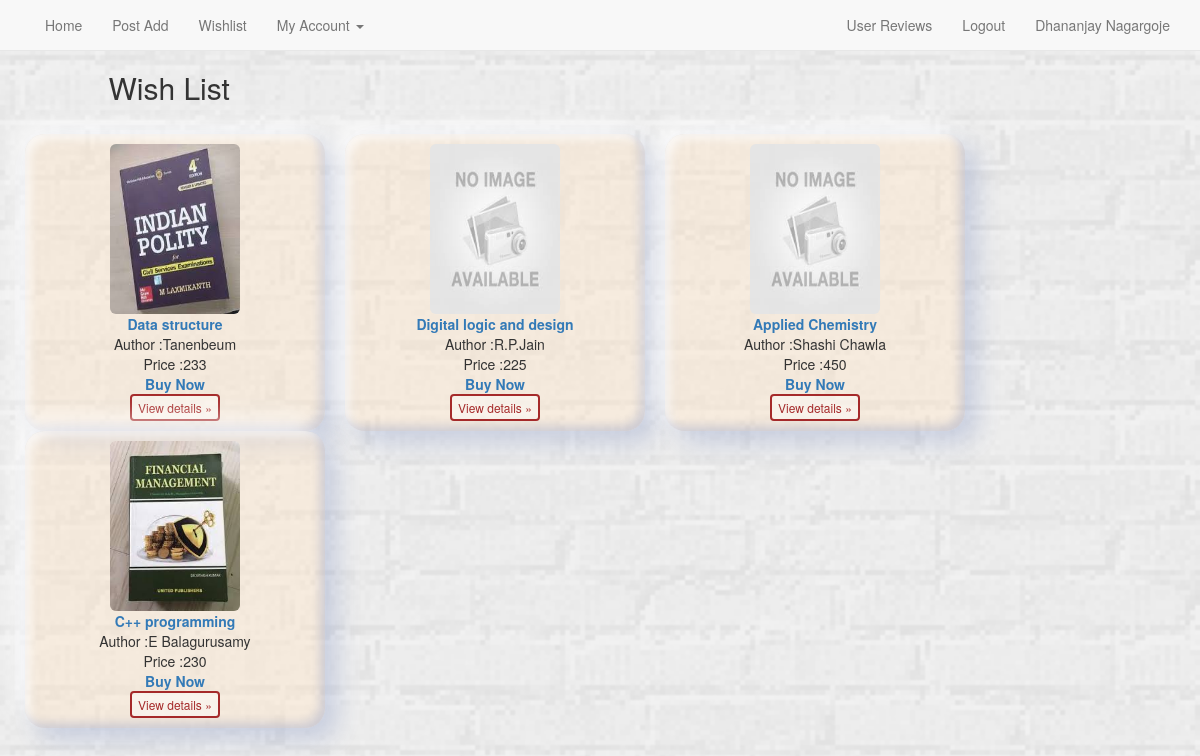
The page /wlist2.php (signed in) on the database its author committed.
### tables this page shows
CREATE TABLE IF NOT EXISTS `user` (
  `fname` varchar(30) NOT NULL,
  `lname` varchar(30) NOT NULL,
  `user_id` varchar(33) NOT NULL,
  `password` varchar(33) NOT NULL,
  `email_id` varchar(35) NOT NULL,
  `contact_no` varchar(13) NOT NULL,
  `status` varchar(10) DEFAULT 'active'
);

CREATE TABLE IF NOT EXISTS `book` (
`book_id` int(11) NOT NULL,
  `name` varchar(50) NOT NULL,
  `author` varchar(50) NOT NULL,
  `publication` varchar(30) DEFAULT NULL,
  `edition` int(3) DEFAULT NULL,
  `description` varchar(1500) DEFAULT NULL,
  `price` varchar(5) NOT NULL,
  `category` varchar(20) NOT NULL,
  `status` varchar(10) NOT NULL DEFAULT 'Active',
  `imagename` varchar(50) DEFAULT 'noimage.jpg',
  `image` blob
);

### conne.inc.php (called while the page is built, shortened)
<?php
$c=mysqli_connect('localhost','root','') or die("NOT CONNECTED");
$cc=mysqli_select_db( $c,'hello1');
?>

### core2.php (called while the page is built, shortened)
<?php
function dbi_result($result, $row, $field)
{
  $result->data_seek($row);
  $ceva = $result->fetch_assoc();
  return (isset($ceva[$field]) ? $ceva[$field]
    : (strpos($field, '.') ? $ceva[substr($field, strrpos($field, '.') + 1)] : ''));
}
function getuserfield($field)
{
require 'conne.inc.php';
$query="SELECT `$field` FROM `user` WHERE `user_id`='".$_SESSION['user_id']."'";
if($query_run=mysqli_query($c,$query))
{
if($query_result=dbi_result($query_run,0,$field))
{
   return $query_result;
}
else
{
  echo 'UNKNOWN USER';
 }
}
}
?>

### wlist2.php (the view, shortened to what this page needs)
<?php
require 'core2.php';
require 'conne.inc.php';
?>
<!DOCTYPE html PUBLIC "-//W3C//DTD XHTML 1.0 Transitional//EN" "http://www.w3.org/TR/xhtml1/DTD/xhtml1-transitional.dtd">
<html lang="en">
<head>
    <link href="dist/css/bootstrap.min.css" rel="stylesheet">
    <link href="navbar-static-top.css" rel="stylesheet">
</head>
<body>
    <nav class="navbar navbar-default navbar-static-top">
      <div class="container">
        <div id="navbar" class="navbar-collapse collapse">
          <ul class="nav navbar-nav">
          <li><a href="HOME2.php">Home</a></li>
            <li><a href="post2.php">Post Add</a></li>
            <li><a href="wlist2.php">Wishlist</a></li>
             <li class="dropdown">
              <a href="#" class="dropdown-toggle" data-toggle="dropdown" role="button" aria-expanded="false">My Account <span class="caret"></span></a>
            </li>
          </ul>
          <ul class="nav navbar-nav navbar-right">
 <li><a href="revieww.php">User Reviews</a></li>
		    <li><a href="logout.php">Logout</a></li>
            <li><a href="accountinfo.php"><?php echo getuserfield('fname').' '.getuserfield('lname');?>
</a></li>
            </ul>
        </div>
      </div>
    </nav>
	<h2> &nbsp;&nbsp;&nbsp;&nbsp;&nbsp;&nbsp;&nbsp;&nbsp;&nbsp;&nbsp;&nbsp;&nbsp;&nbsp;Wish List</h2>
<br> <script src="ajax.googleapis.com/ajax/libs/jquery/1.11.2/jquery.min.js"></script>
</body>
</html>
<?php
if(isset($_SESSION['user_id'])&&!empty($_SESSION['user_id']))
{
         $userid=$_SESSION['user_id'];
         $queryy="SELECT * FROM `wishlist` WHERE  `user_id`='$userid'";
         $dhanu=mysqli_query($c,$queryy);
     if($dhanu)
    {
       while($row1=mysqli_fetch_assoc($dhanu))
       { $bookid=$row1['book_id'];
         $sql="SELECT * FROM `book` WHERE  `book_id`='$bookid' AND status!='Sold'";
         $dhanu1=mysqli_query($c,$sql);
           if($dhanu1)
           {
 while($row=mysqli_fetch_assoc($dhanu1))
{
if(!$bookname=$row['name'])
{break;}
$author=$row['author'];
$price=$row['price'];
$status=$row['status'];
$bookid=$row['book_id'];
$image=$row['imagename'];
?>
<div class="container marketing">
      <div class="row">
        <div class="col-lg-4" style="min-height : 200px; max-width: 300px; border: none; border-radius : 20px; margin : 0 10px;padding : 10px 40px; text-align:center; background-color:rgba(255,228,196,0.4);box-shadow: 12px 12px 25px 0px rgba(55, 84, 170, 0.2), -12px -12px 25px 0px rgba(255, 255, 255, 0.7), inset -5px -5px 10px 0px rgba(55, 84, 170, 0.2), inset 5px 5px 10px 0px rgba(255, 255, 255, 0.7)">
		<?php
       if($status!='Sold')
       {
		     if($image)
            {
                 echo "<img  class=\"img-rounded\" src=.\assets\img\\$image height=\"170px\" width=\"130px\"  alt=\"Image\"   >  ";
            }
            else
            {
        ?>
                <img class="img-rounded" src="noimage.jpg" alt="Image" style="width: 130px; height: 170px;">
        <?php
            }
          ?>
          <?php echo"<br><a id='various3' href='perticular.php?id=$bookid'><b>$bookname</b></a>";
                   echo'<br>Author :'.$author;
				   echo'<br>Price :'.$price;
                     if($status!='Booked')
                    {
                            echo"<br><a id='various3' href='booking2.php?id=$bookid'><b>Buy Now</b></a>";
                    }
                    else
					{
					        echo"<br>Temporary Unavailable";
					}
					?>
		 <?php echo"<br><a class=\"btn success\"id='various3' href='perticular.php?id=$bookid' role=\"button\">View details &raquo;</a>";
                  } ?>
        </div>
<?php
}
           }
           else
          {
		     echo'sorry';
          }
        }
     }
	   else {echo'error';}
  }
   else
  {
     echo'login';
  }
?>

### navbar-static-top.css (style rules this page uses)
body { min-height: 2000px; }
.navbar-static-top { margin-bottom: 19px; }

### wlist2.php (style rules this page uses)
body { background-image: url("./assets/img/final.jpg"); background-position: center; background-repeat: no-repeat; background-size: cover; height:100vh; overflow: hidden; }
.btn { border: 2px solid black; background-color: rgba(255, 255, 255, 0.4); color: black; padding: 3px 6px; font-size: 12px; cursor: pointer; }
.success { border-color: rgb(165,42,42); color: rgb(165,42,42); }

### rows shown on the page
user: fname "Dhananjay", lname "Nagargoje"
book: imagename (picture), name "Data structure", author "Tanenbeum", price "233"
book: imagename (placeholder picture), name "Digital logic and design", author "R.P.Jain", price "225"
book: imagename (placeholder picture), name "Applied Chemistry", author "Shashi Chawla", price "450"
book: imagename (picture), name "C++ programming", author "E Balagurusamy", price "230"
